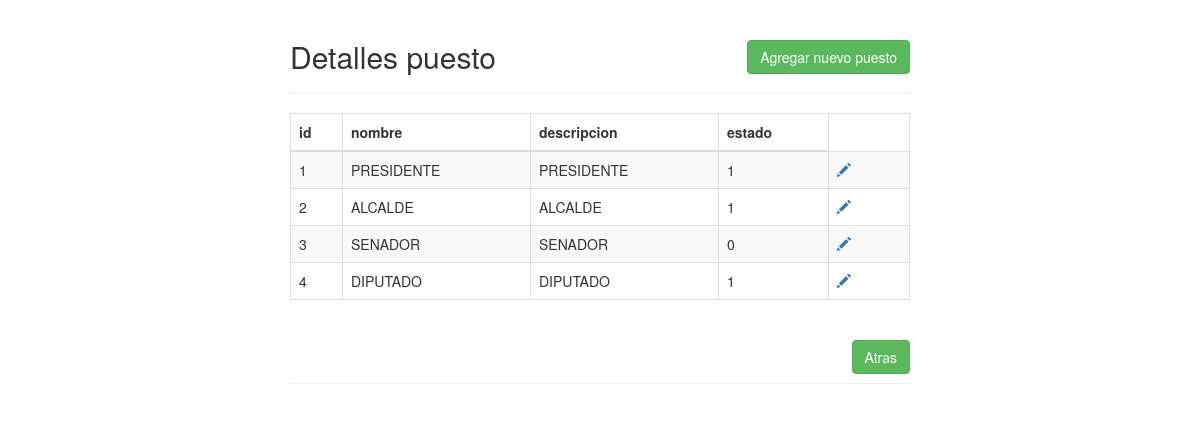
/cruds/puesto/index.php, run on the app's committed database.
### tables this page shows
CREATE TABLE `puesto` (
  `id` int(11) NOT NULL,
  `nombre` varchar(100) NOT NULL,
  `descripcion` varchar(255) NOT NULL,
  `estado` int(11) NOT NULL
);

### cruds/puesto/index.php (the view, shortened to what this page needs)
<!DOCTYPE html>
<html lang="en">
<head>
    <link rel="stylesheet" href="https://maxcdn.bootstrapcdn.com/bootstrap/3.3.7/css/bootstrap.css">
</head>
<body>
    <div class="wrapper">
        <div class="container-fluid">
            <div class="row">
                <div class="col-md-12">
                    <div class="page-header clearfix">
                        <h2 class="pull-left">Detalles puesto</h2>
                        <a href="create.php" class="btn btn-success pull-right">Agregar nuevo puesto</a>
                    </div>
                    <?php
                    require_once "../../config.php";
                    $sql = "SELECT * FROM puesto";
                    if($result = mysqli_query($link, $sql)){
                        if(mysqli_num_rows($result) > 0){
                            echo "<table class='table table-bordered table-striped'>";
                                echo "<thead>";
                                    echo "<tr>";
                                        echo "<th>id</th>";
                                        echo "<th>nombre</th>";
                                        echo "<th>descripcion</th>";
                                        echo "<th>estado</th>";
                                    echo "</tr>";
                                echo "</thead>";
                                echo "<tbody>";
                                while($row = mysqli_fetch_array($result)){
                                    echo "<tr>";
                                        echo "<td>" . $row['id'] . "</td>";
                                        echo "<td>" . $row['nombre'] . "</td>";
                                        echo "<td>" . $row['descripcion'] . "</td>";
                                        echo "<td>" . $row['estado'] . "</td>";
                                        echo "<td>";
                                            echo "<a href='update.php?id=". $row['id'] ."' title='Update Record' data-toggle='tooltip'><span class='glyphicon glyphicon-pencil'></span></a>";
                                        echo "</td>";
                                    echo "</tr>";
                                }
                                echo "</tbody>";
                            echo "</table>";
                        } else{
                            echo "<p class='lead'><em>No records were found.</em></p>";
                        }
                    } else{
                        echo "ERROR: Could not able to execute $sql. " . mysqli_error($link);
                    }
                    ?>
                    <div class="page-header clearfix">
                        <a href="../../cpanel.php" class="btn btn-success pull-right">Atras</a>
                    </div>
                </div>
            </div>
        </div>
    </div>
</body>
</html>

### cruds/puesto/index.php (style rules this page uses)
.wrapper { width: 650px; margin: 0 auto; }
.page-header h2 { margin-top: 0; }
table tr td:last-child a { margin-right: 15px; }

### data on the page
puesto: id "1", nombre "PRESIDENTE", descripcion "PRESIDENTE", estado "1"
puesto: id "2", nombre "ALCALDE", descripcion "ALCALDE", estado "1"
puesto: id "3", nombre "SENADOR", descripcion "SENADOR", estado "0"
puesto: id "4", nombre "DIPUTADO", descripcion "DIPUTADO", estado "1"
